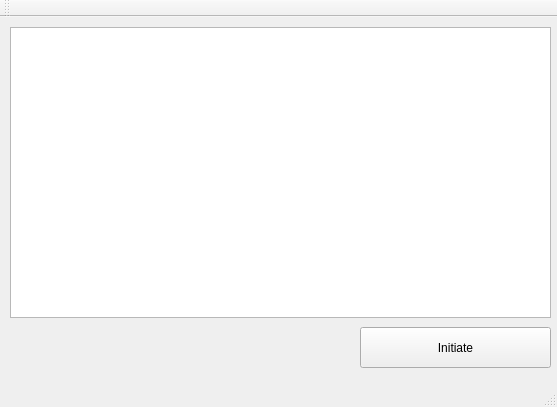
<?xml version="1.0" encoding="UTF-8"?>
<ui version="4.0">
 <class>MainWindow</class>
 <widget class="QMainWindow" name="MainWindow">
  <property name="geometry">
   <rect>
    <x>0</x>
    <y>0</y>
    <width>557</width>
    <height>407</height>
   </rect>
  </property>
  <property name="windowTitle">
   <string>Josh A. Bosley - DCS - Client</string>
  </property>
  <widget class="QWidget" name="centralWidget">
   <widget class="QPlainTextEdit" name="plainTextEdit">
    <property name="geometry">
     <rect>
      <x>10</x>
      <y>10</y>
      <width>541</width>
      <height>291</height>
     </rect>
    </property>
    <property name="readOnly">
     <bool>true</bool>
    </property>
   </widget>
   <widget class="QPushButton" name="pushButton">
    <property name="geometry">
     <rect>
      <x>360</x>
      <y>310</y>
      <width>191</width>
      <height>41</height>
     </rect>
    </property>
    <property name="text">
     <string>Initiate</string>
    </property>
   </widget>
  </widget>
  <widget class="QMenuBar" name="menuBar">
   <property name="geometry">
    <rect>
     <x>0</x>
     <y>0</y>
     <width>557</width>
     <height>22</height>
    </rect>
   </property>
  </widget>
  <widget class="QToolBar" name="mainToolBar">
   <attribute name="toolBarArea">
    <enum>TopToolBarArea</enum>
   </attribute>
   <attribute name="toolBarBreak">
    <bool>false</bool>
   </attribute>
  </widget>
  <widget class="QStatusBar" name="statusBar"/>
 </widget>
 <layoutdefault spacing="6" margin="11"/>
 <resources/>
 <connections/>
</ui>
